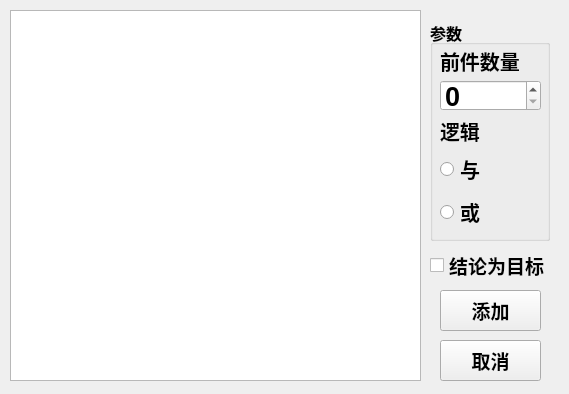
<?xml version="1.0" encoding="UTF-8"?>
<ui version="4.0">
 <class>Dialog</class>
 <widget class="QDialog" name="Dialog">
  <property name="geometry">
   <rect>
    <x>0</x>
    <y>0</y>
    <width>569</width>
    <height>394</height>
   </rect>
  </property>
  <property name="windowTitle">
   <string>新增规则</string>
  </property>
  <widget class="QGroupBox" name="groupBox">
   <property name="geometry">
    <rect>
     <x>430</x>
     <y>20</y>
     <width>120</width>
     <height>221</height>
    </rect>
   </property>
   <property name="font">
    <font>
     <pointsize>12</pointsize>
     <weight>75</weight>
     <bold>true</bold>
    </font>
   </property>
   <property name="title">
    <string>参数</string>
   </property>
   <widget class="QPushButton" name="pushButton">
    <property name="geometry">
     <rect>
      <x>20</x>
      <y>290</y>
      <width>81</width>
      <height>31</height>
     </rect>
    </property>
    <property name="text">
     <string>确定</string>
    </property>
   </widget>
   <widget class="QSpinBox" name="SB_num">
    <property name="geometry">
     <rect>
      <x>10</x>
      <y>60</y>
      <width>101</width>
      <height>31</height>
     </rect>
    </property>
    <property name="font">
     <font>
      <pointsize>20</pointsize>
      <weight>75</weight>
      <bold>true</bold>
     </font>
    </property>
   </widget>
   <widget class="QLabel" name="label">
    <property name="geometry">
     <rect>
      <x>10</x>
      <y>20</y>
      <width>81</width>
      <height>41</height>
     </rect>
    </property>
    <property name="font">
     <font>
      <pointsize>15</pointsize>
      <weight>75</weight>
      <bold>true</bold>
     </font>
    </property>
    <property name="text">
     <string>前件数量</string>
    </property>
   </widget>
   <widget class="QLabel" name="label_2">
    <property name="geometry">
     <rect>
      <x>10</x>
      <y>90</y>
      <width>81</width>
      <height>41</height>
     </rect>
    </property>
    <property name="font">
     <font>
      <pointsize>15</pointsize>
      <weight>75</weight>
      <bold>true</bold>
     </font>
    </property>
    <property name="text">
     <string>逻辑</string>
    </property>
   </widget>
   <widget class="QWidget" name="layoutWidget">
    <property name="geometry">
     <rect>
      <x>10</x>
      <y>130</y>
      <width>102</width>
      <height>81</height>
     </rect>
    </property>
    <layout class="QVBoxLayout" name="RB_group">
     <item>
      <widget class="QRadioButton" name="RB_and">
       <property name="font">
        <font>
         <pointsize>15</pointsize>
         <weight>75</weight>
         <bold>true</bold>
        </font>
       </property>
       <property name="text">
        <string>与</string>
       </property>
      </widget>
     </item>
     <item>
      <widget class="QRadioButton" name="RB_or">
       <property name="font">
        <font>
         <pointsize>15</pointsize>
         <weight>75</weight>
         <bold>true</bold>
        </font>
       </property>
       <property name="text">
        <string>或</string>
       </property>
      </widget>
     </item>
    </layout>
   </widget>
  </widget>
  <widget class="QPushButton" name="PB_add">
   <property name="geometry">
    <rect>
     <x>440</x>
     <y>290</y>
     <width>101</width>
     <height>41</height>
    </rect>
   </property>
   <property name="font">
    <font>
     <family>幼圆</family>
     <pointsize>14</pointsize>
     <weight>75</weight>
     <bold>true</bold>
    </font>
   </property>
   <property name="text">
    <string>添加</string>
   </property>
  </widget>
  <widget class="QPushButton" name="PB_cancel">
   <property name="geometry">
    <rect>
     <x>440</x>
     <y>340</y>
     <width>101</width>
     <height>41</height>
    </rect>
   </property>
   <property name="font">
    <font>
     <family>幼圆</family>
     <pointsize>14</pointsize>
     <weight>75</weight>
     <bold>true</bold>
    </font>
   </property>
   <property name="text">
    <string>取消</string>
   </property>
  </widget>
  <widget class="QTableWidget" name="TB_rule_added">
   <property name="geometry">
    <rect>
     <x>10</x>
     <y>10</y>
     <width>411</width>
     <height>371</height>
    </rect>
   </property>
   <property name="font">
    <font>
     <pointsize>14</pointsize>
    </font>
   </property>
  </widget>
  <widget class="QCheckBox" name="CB_result">
   <property name="geometry">
    <rect>
     <x>430</x>
     <y>250</y>
     <width>121</width>
     <height>31</height>
    </rect>
   </property>
   <property name="font">
    <font>
     <pointsize>14</pointsize>
     <weight>75</weight>
     <bold>true</bold>
    </font>
   </property>
   <property name="text">
    <string>结论为目标</string>
   </property>
  </widget>
 </widget>
 <resources/>
 <connections>
  <connection>
   <sender>PB_cancel</sender>
   <signal>clicked()</signal>
   <receiver>Dialog</receiver>
   <slot>reject()</slot>
   <hints>
    <hint type="sourcelabel">
     <x>369</x>
     <y>253</y>
    </hint>
    <hint type="destinationlabel">
     <x>179</x>
     <y>282</y>
    </hint>
   </hints>
  </connection>
 </connections>
</ui>
